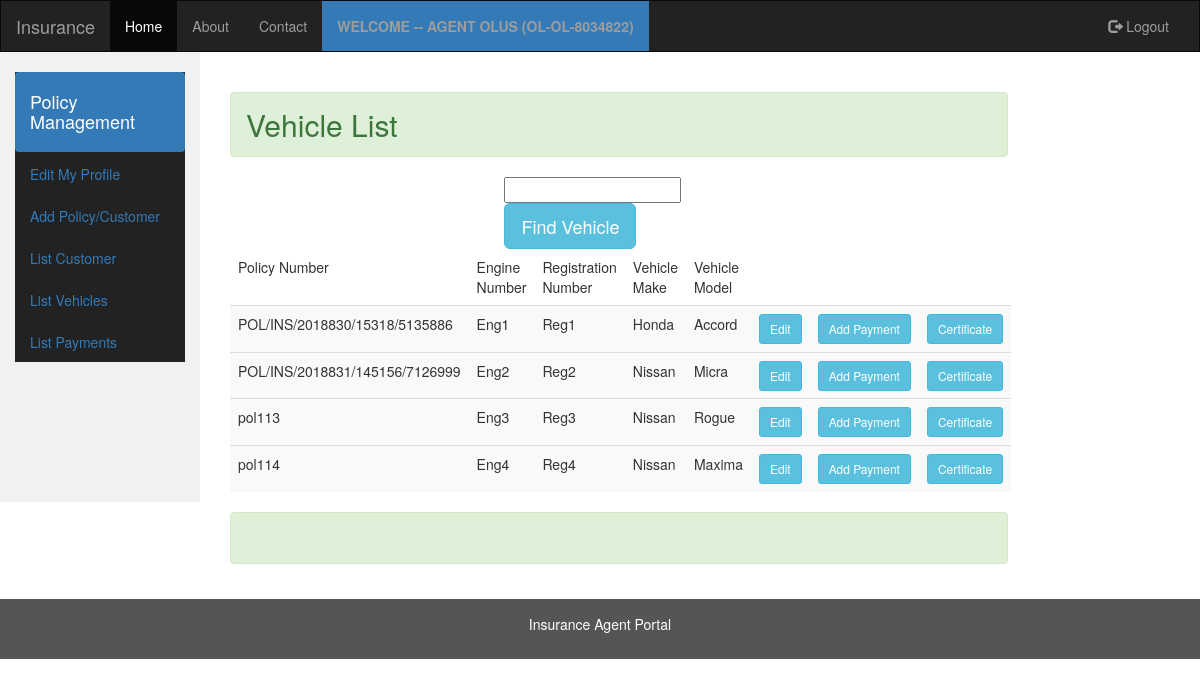
The page /vehicles/vehiclelist/ (signed in) on the database its author committed.
### vehicles/models.py (models this page shows, shortened)
class Vehicles(models.Model):
    agent = models.ForeignKey(Agent)
    customer = models.ForeignKey(Customer)
    policy_number = models.CharField(max_length=120, unique=True)
    engine_no = models.CharField(max_length=120)
    registration_no = models.CharField(max_length=100, unique=True)
    vehicle_make = models.CharField(max_length=100)
    vehicle_model = models.CharField(max_length=100)
    created_date = models.DateTimeField(auto_now_add=True)
    policy_expiry_date = models.DateTimeField(default=None, blank=True, null=True)

### vehicles/views.py (the view)
class ListVehicleByAgent(AgentIsLoggedInMixin, ListView):
    context_object_name = 'vehicles'
    template_name = 'vehicles/vehicle_list_by_agent.html'
    def dispatch(self, *args, **kwargs):
        return super(ListVehicleByAgent, self).dispatch(*args, **kwargs)
    def get_queryset(self):
        return Vehicles.objects.filter(agent_id=self.request.session['agent_id'])

### apputils/mixins.py (called while the page is built)
        def dispatch(self, request, *args, **kwargs):
            if not request.session.get('agent_id', None):
                print("yyyyyyyyyyy")
                return redirect('agentslogin')
            return super(AgentIsLoggedInMixin, self).dispatch(request, *args, **kwargs)

### templates/vehicles/vehicle_list_by_agent.html (shortened to what this page needs)
{% extends '../common/base2.html'%}
{% block content %}
        <div class="col-md-10 form-group form-group-lg ">
            <h2 class="alert alert-success " >Vehicle List</h2>
            <div class="col-md-offset-4 col-md-4">
                    <form action="{% url 'findvehicle' %}" method="POST">
                        <input name="q" type="text">
                        <button  type="submit" class="btn btn-lg btn-info" role="button">Find  Vehicle</button>
                    </form>
                </div>
                                 <table class=" table-hover table table-striped  "  >
                    <thead>
                        <tr>
                            <td>Policy Number</td>
                            <td>Engine Number</td>
                            <td>Registration Number</td>
                            <td>Vehicle Make </td>
                            <td>Vehicle Model</td>
                            <td></td>
                            <td></td>
                        </tr>
                    </thead>
                    {% for vehicle in vehicles %}
                       <tr>
                           <td>{{ vehicle.policy_number }} </td>
                           <td>{{ vehicle.engine_no }}</td>
                           <td>{{ vehicle.registration_no }}</td>
                           <td>{{ vehicle.vehicle_make }}</td>
                           <td>{{ vehicle.vehicle_model }}</td>
                           <td><a href="{% url 'updatevehicle' pk=vehicle.id %}" class="btn btn-sm btn-info" role="button">Edit  </a></td>
                           <td><a href="{% url 'addpayment' vehicle_id=vehicle.id %}" class="btn btn-sm btn-info" role="button">Add Payment </a></td>
                           <td><a href="{% url 'certificate' id=vehicle.id %}" class="btn btn-sm btn-info" role="button">Certificate </a></td>
                           {% empty %}
                            <h4>No matching Vehicle</h4>
                    {% endfor %}
                </table>
                    <div class="alert alert-success" role="alert" id="success_message">  &nbsp</div>
        </div>
{% endblock %}

### rows shown on the page
Vehicles: policy_number "POL/INS/2018830/15318/5135886", engine_no "Eng1", registration_no "Reg1", vehicle_make "Honda", vehicle_model "Accord"
Vehicles: policy_number "POL/INS/2018831/145156/7126999", engine_no "Eng2", registration_no "Reg2", vehicle_make "Nissan", vehicle_model "Micra"
Vehicles: policy_number "pol113", engine_no "Eng3", registration_no "Reg3", vehicle_make "Nissan", vehicle_model "Rogue"
Vehicles: policy_number "pol114", engine_no "Eng4", registration_no "Reg4", vehicle_make "Nissan", vehicle_model "Maxima"

### other values the page prints
{{ request.session.names }} "OLUS"
{{ request.session.agent_number }} "OL-OL-8034822"
